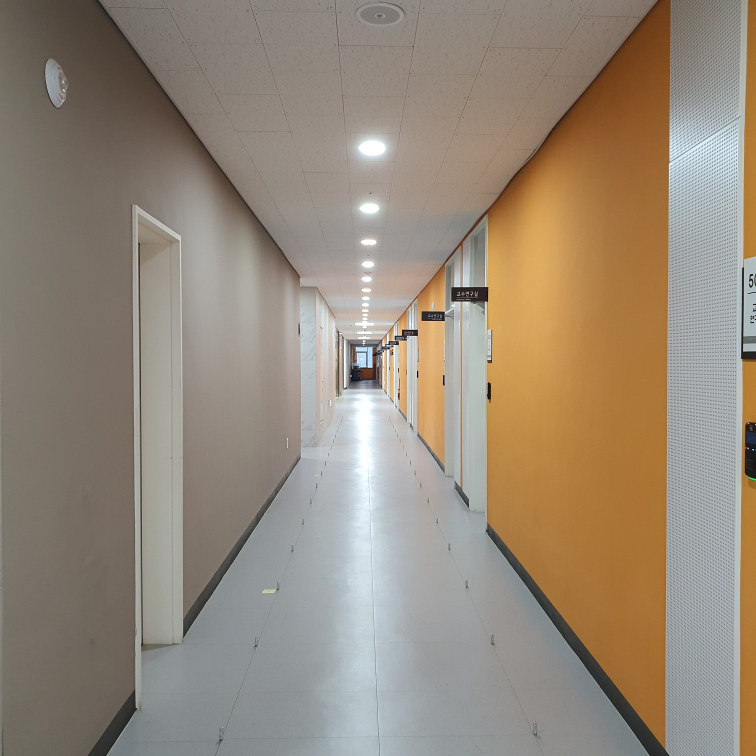
#> input picture data/KakaoTalk_20230515_165448739.jpg, 1512 x 1512 px (shown at 1/2 size); its folder holds only this picture in this run
$ python -i vanishing_point.py   (imports and definitions only)
#> lines starting #> are read from the running program, lines starting #| are printed output that depends on the picture; after the words box and inside, x2 and y2 are one past the last pixel; in counts of white or black regions, pixels touching at a corner belong together
#> further down, picture is the input picture: shape (1512, 1512, 3); mean B, G, R 121.6, 137.1, 149.9
import os
import cv2
import math
import numpy as np


# Threshold by which lines will be rejected wrt the horizontal
REJECT_DEGREE_TH = 4.0


# [32 lines left out: function ReadImage, not called in this run]


def FilterLines(Lines):
    FinalLines = []

    for Line in Lines:
        [[x1, y1, x2, y2]] = Line

        # Calculating equation of the line: y = mx + c
        if x1 != x2:
            m = (y2 - y1) / (x2 - x1)
        else:
            m = 100000000
        c = y2 - m*x2
        # theta will contain values between -90 -> +90.
        theta = math.degrees(math.atan(m))

        # Rejecting lines of slope near to 0 degree or 90 degree and storing others
        if REJECT_DEGREE_TH <= abs(theta) <= (90 - REJECT_DEGREE_TH):
            l = math.sqrt( (y2 - y1)**2 + (x2 - x1)**2 )    # length of the line
            FinalLines.append([x1, y1, x2, y2, m, c, l])


    # Removing extra lines
    # (we might get many lines, so we are going to take only longest 15 lines
    # for further computation because more than this number of lines will only
    # contribute towards slowing down of our algo.)
    if len(FinalLines) > 15:
        FinalLines = sorted(FinalLines, key=lambda x: x[-1], reverse=True)
        FinalLines = FinalLines[:15]

    return FinalLines


def GetLines(Image):
    # Converting to grayscale
    GrayImage = cv2.cvtColor(Image, cv2.COLOR_BGR2GRAY)
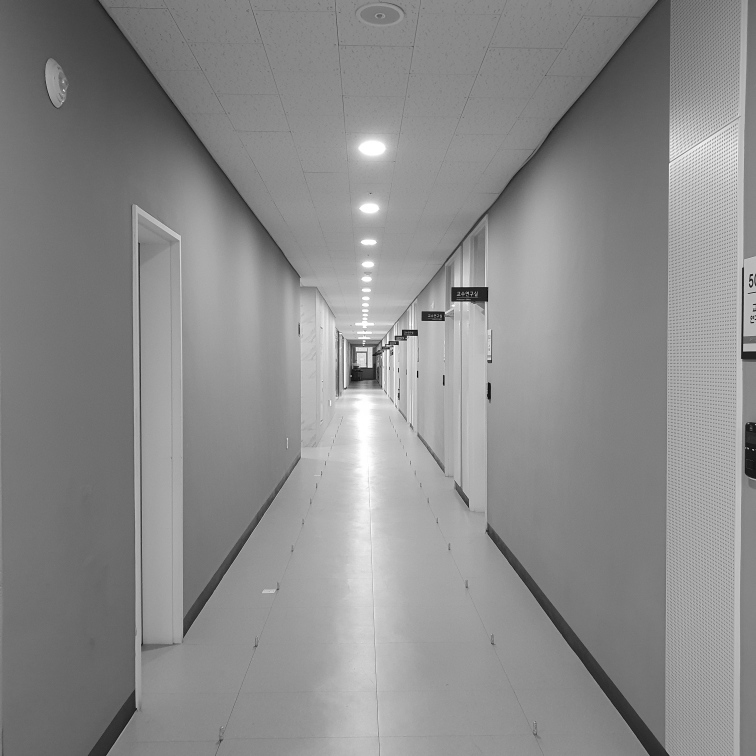
#> GrayImage: shape (1512, 1512) (shown at 1/2 size); min 1, max 255, mean 139.2
    # Blurring image to reduce noise.
    BlurGrayImage = cv2.GaussianBlur(GrayImage, (5, 5), 1)
    # Generating Edge image
    EdgeImage = cv2.Canny(BlurGrayImage, 40, 255)
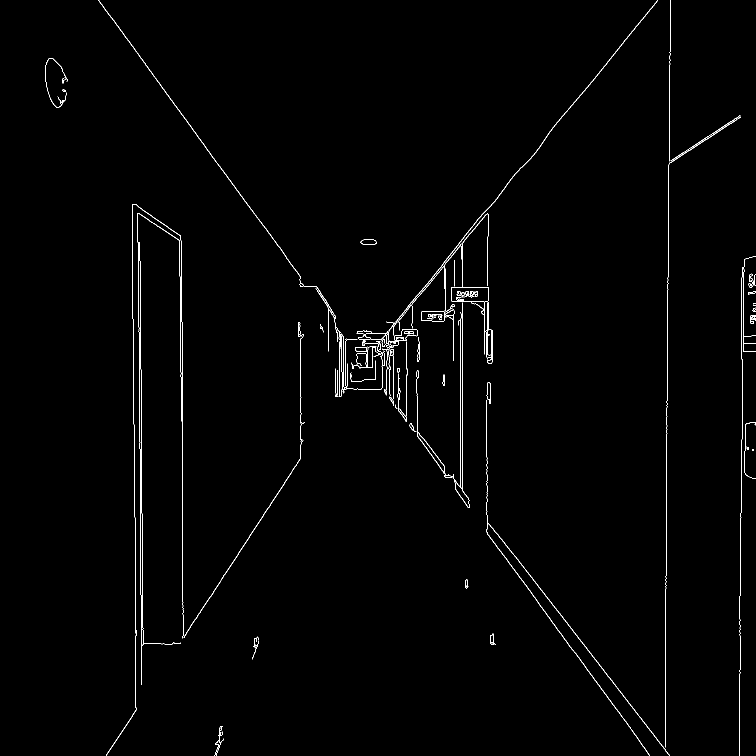
#> EdgeImage: shape (1512, 1512) (shown at 1/2 size); 0.92% white in thin lines or dots

    # Finding Lines in the image
    Lines = cv2.HoughLinesP(EdgeImage, 1, np.pi / 180, 50, 10, 15)
#> Lines = 177 rows, first 6: [441, 335, 512, 432], [365, 1203, 365, 768], [855, 900, 880, 934], [1165, 1287, 1271, 1422], [797, 820, 811, 840], [924, 979, 924, 618]

    # Check if lines found and exit if not.
    if Lines is None:
        print("Not enough lines found in the image for Vanishing Point detection.")
        exit(0)

    # Filtering Lines wrt angle
    FilteredLines = FilterLines(Lines)
#> the loop in FilterLines, `for Line in Lines:` made 177 passes
#> (x1, y1, x2, y2, m, c, theta, l) on passes 1, 3, 4, 5, 7, 8, 9, 10, 13, 16, 17, 19: (441, 335, 512, 432, 1.37, -267.5, 53.8, 120.2), (855, 900, 880, 934, 1.36, -262.8, 53.67, 42.2), (1165, 1287, 1271, 1422, 1.27, -196.7, 51.86, 171.6), (797, 820, 811, 840, 1.43, -318.6, 55.01, 24.41), (1161, 190, 1249, 82, -1.23, 1614.9, -50.83, 139.3), (1015, 1094, 1150, 1266, 1.27, -199.2, 51.87, 218.7), (390, 1239, 421, 1192, -1.52, 1830.3, -56.59, 56.3), (1099, 263, 1128, 228, -1.21, 1589.4, -50.36, 45.45), (997, 1097, 1034, 1147, 1.35, -250.3, 53.5, 62.2), (197, 0, 224, 37, 1.37, -270, 53.88, 45.8), (1125, 232, 1146, 207, -1.19, 1571.3, -49.97, 32.65), (1259, 1454, 1281, 1484, 1.36, -262.8, 53.75, 37.2)
#> (x1, y1, x2, y2, m, c, theta) on passes 2, 6, 11, 12, 14, 15: (365, 1203, 365, 768, 100000000, -36499999232, 90), (924, 979, 924, 618, 100000000, -92399999382, 90), (282, 864, 282, 739, 100000000, -28199999261, 90), (1479, 1238, 1479, 1192, 100000000, -147899998808, 90), (285, 1177, 285, 1233, 100000000, -28499998767, 90), (270, 1171, 270, 1035, 100000000, -26999998965, 90)
#> after the loop in FilterLines, `for Line in Lines:`: FinalLines = 65 items
#> in FilterLines, `FinalLines = FinalLines[:15]`: FinalLines = 15 items
#> FilteredLines = 15 items

    return FilteredLines


# [73 lines left out: functions GetVanishingPoint, get_image_size, find_theta, not called in this run]


# [29 lines not run here, left out]


    # [15 lines of commented-out code are left out]

>>> import cv2
>>> picture = cv2.imread('../data/KakaoTalk_20230515_165448739.jpg')
>>> result = GetLines(picture)
#> result = 15 items

$ run again, on data/KakaoTalk_21230414_9.jpg
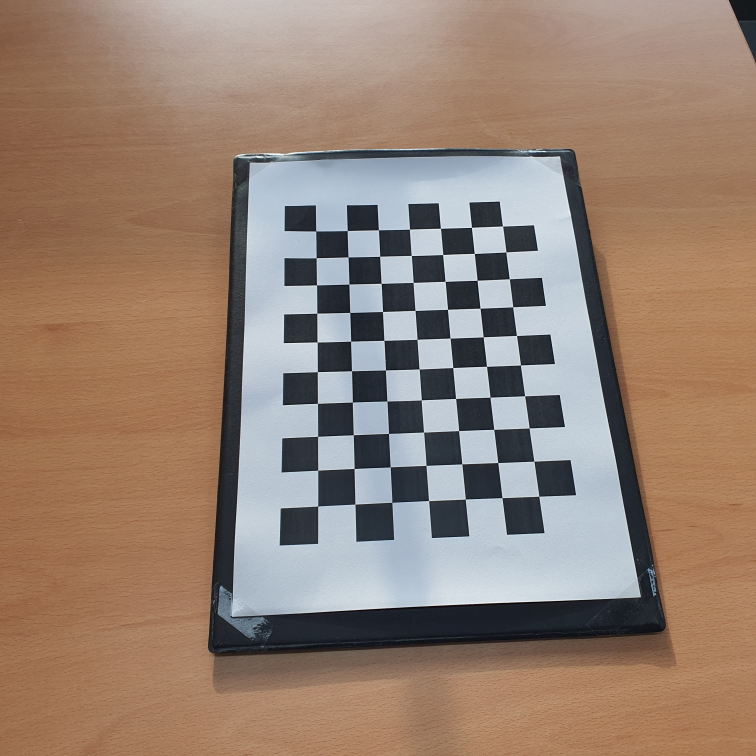
#> input picture data/KakaoTalk_21230414_9.jpg, 1512 x 1512 px (shown at 1/2 size)
#> picture is the input picture: shape (1512, 1512, 3); mean B, G, R 114.5, 129, 150.5
#> in GetLines, `GrayImage = cv2.cvtColor(Image, cv2.COLOR_BGR2GRAY)`:
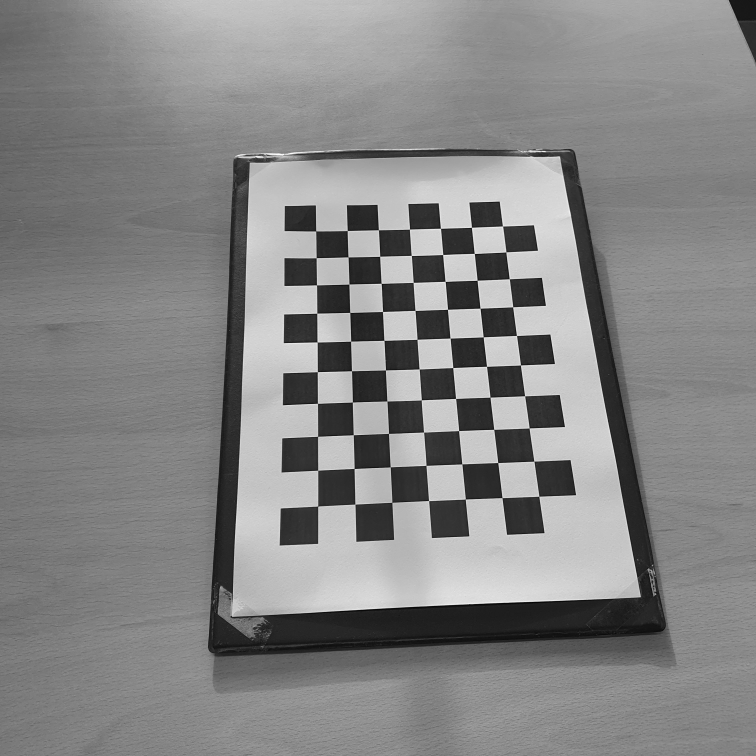
#> GrayImage: shape (1512, 1512) (shown at 1/2 size); min 1, max 255, mean 133.8
#> in GetLines, `EdgeImage = cv2.Canny(BlurGrayImage, 40, 255)`:
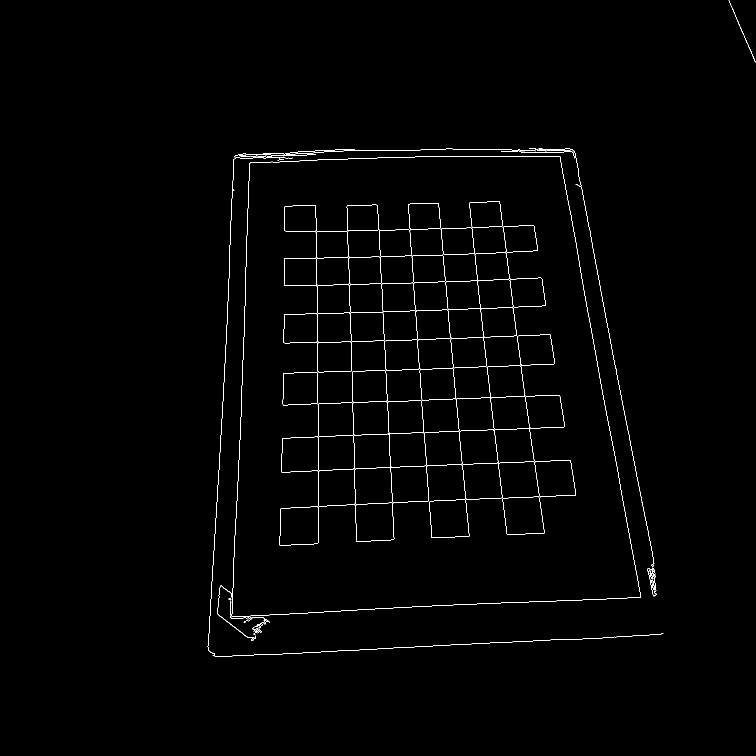
#> EdgeImage: shape (1512, 1512) (shown at 1/2 size); 0.86% white in thin lines or dots, all inside (x1, y1, x2, y2) = (415, 0, 1511, 1314)
#> Lines = 306 rows, first 6: [626, 1304, 641, 1304], [497, 389, 497, 372], [1274, 954, 1278, 977], [548, 1308, 564, 1308], [893, 583, 896, 618], [778, 873, 778, 890]
#> the loop in FilterLines, `for Line in Lines:` made 306 passes
#> (x1, y1, x2, y2, m, c, theta, l) on passes 3, 5, 8, 17, 19, 21, 27, 31: (1274, 954, 1278, 977, 5.75, -6371.5, 80.13, 23.35), (893, 583, 896, 618, 11.67, -9835.3, 85.1, 35.13), (1267, 917, 1271, 941, 6, -6685, 80.54, 24.33), (981, 797, 983, 820, 11.5, -10484.5, 85.03, 23.09), (949, 510, 952, 538, 9.33, -8347.3, 83.88, 28.16), (1251, 840, 1257, 868, 4.67, -4998, 77.91, 28.64), (1070, 931, 1075, 972, 8.2, -7843, 83.05, 41.3), (908, 754, 911, 796, 14, -11958, 85.91, 42.11)
#> after the loop in FilterLines, `for Line in Lines:`: FinalLines = 37 items
#> in FilterLines, `FinalLines = FinalLines[:15]`: FinalLines = 15 items

$ run again, on data/z.jpg
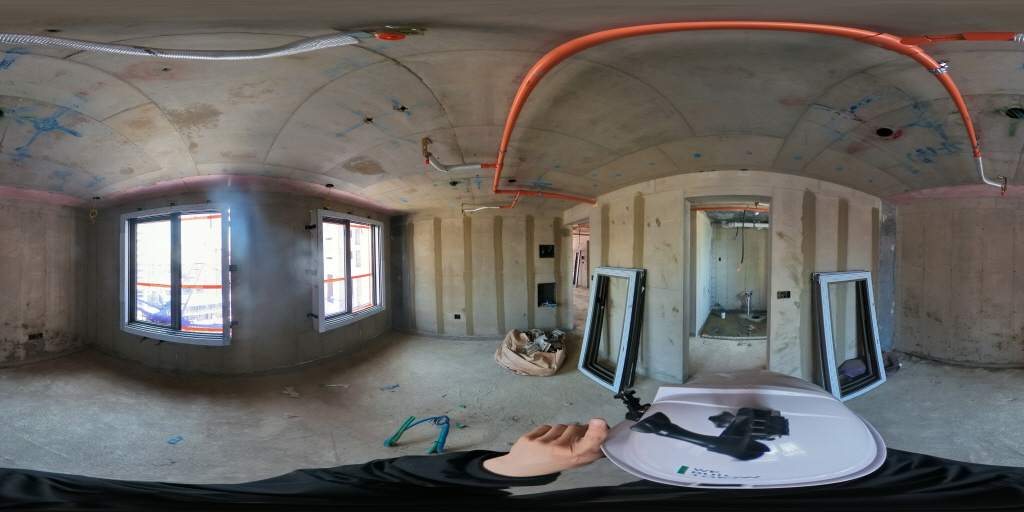
#> input picture data/z.jpg, 1024 x 512 px
#> picture is the input picture: shape (512, 1024, 3); mean B, G, R 96.3, 99.7, 102.5
#> in GetLines, `GrayImage = cv2.cvtColor(Image, cv2.COLOR_BGR2GRAY)`:
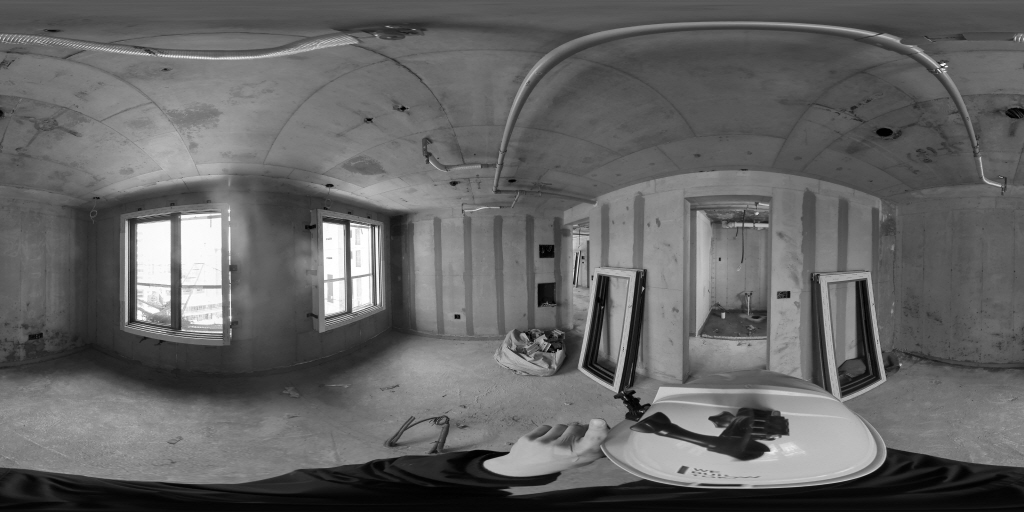
#> GrayImage: shape (512, 1024); min 0, max 255, mean 100.1
#> in GetLines, `EdgeImage = cv2.Canny(BlurGrayImage, 40, 255)`:
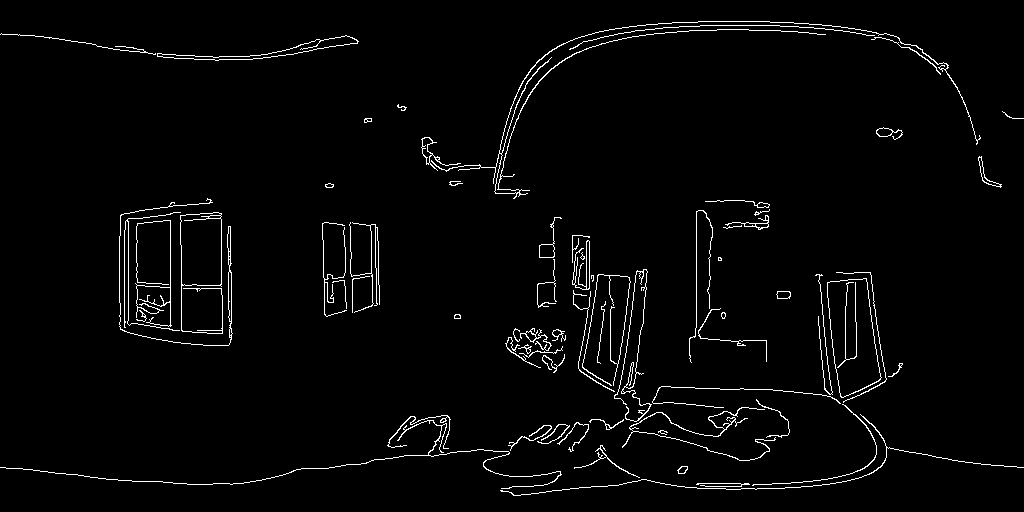
#> EdgeImage: shape (512, 1024); 2.5% white in thin lines or dots
#> Lines = 65 rows, first 6: [772, 483, 790, 483], [170, 326, 170, 220], [701, 30, 716, 30], [719, 25, 775, 25], [181, 330, 181, 245], [232, 56, 260, 55]
#> the loop in FilterLines, `for Line in Lines:` made 65 passes
#> (x1, y1, x2, y2, m, c, theta, l) on passes 18, 25, 33, 35, 42, 48, 59: (585, 374, 600, 384, 0.667, -16, 33.69, 18.03), (535, 85, 555, 65, -1, 620, -45, 28.28), (587, 343, 591, 316, -6.75, 4305.2, -81.57, 27.29), (698, 331, 708, 315, -1.6, 1447.8, -57.99, 18.87), (876, 318, 882, 361, 7.17, -5960, 82.06, 43.42), (624, 328, 626, 312, -8, 5320, -82.87, 16.12), (97, 46, 112, 48, 0.133, 33.07, 7.59, 15.13)
#> after the loop in FilterLines, `for Line in Lines:`: FinalLines = 8 items
